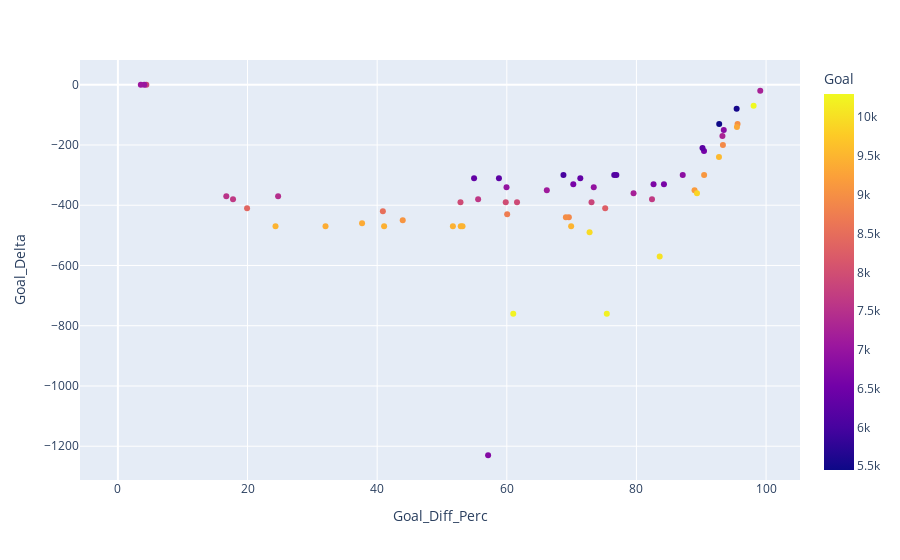

The notebook cell this image was saved under:
### Markdown cell above
Looking at the previous graph Goal_Diff_Perc vs Goal Delta it would seem that the goal delta has a linear relationship with this variable until the Goal_Diff_Perc drops bellow roughly 85% then it stays around 400 with some variation.

What is that variation around 400?

### Code cell
fig = px.scatter(df_neg,x='Goal_Diff_Perc', y='Goal_Delta',color='Goal')
fig.show()

### Figure 1 — Plotly figure (JSON) as saved in the notebook; plotly's stock layout.template omitted (floating-point values rounded to 4 significant figures)
{"data": [{"hoverlabel": {"namelength": 0}, "hovertemplate": "Goal_Diff_Perc=%{x}<br>Goal_Delta=%{y}<br>Goal=%{marker.color}", "legendgroup": "", "marker": {"color": [7930, 7540, 10210, 9450, 9550, 9960, 9470, 9080, 9480, 9360, 8900, 9390, 8920, 8720, 10040, 9470, 9000, 9170, 9110, 9320, 9890, 10300, 10230, 9470, 9430, 8960, 8520, 8380, 7970, 7950, 8260, 7850, 7460, 7820, 7620, 7240, 7220, 6860, 6560, 6340, 6130, 7660, 7280, 7110, 6760, 5530, 5450, 6170, 7030, 6940, 6600, 6270, 6250, 6030, 6960, 6620, 7070, 6820, 6670, 6340, 7640, 7690], "coloraxis": "coloraxis", "symbol": "circle"}, "mode": "markers", "name": "", "showlegend": false, "type": "scatter", "x": [61.58, 16.72, 75.43, 51.68, 92.73, 72.77, 24.32, 43.94, 69.93, 37.67, 69.57, 32.03, 93.34, 60.06, 83.59, 52.89, 95.6, 88.96, 90.44, 95.5, 89.34, 98.08, 61.0, 53.17, 41.07, 69.12, 40.88, 19.93, 59.84, 52.86, 75.18, 73.07, 24.72, 4.386, 55.58, 99.1, 79.56, 87.14, 90.43, 71.34, 76.57, 82.4, 93.27, 66.17, 57.12, 95.46, 92.77, 76.9, 4.068, 73.41, 70.26, 58.79, 90.19, 68.74, 59.96, 84.24, 3.536, 93.48, 82.64, 54.95, 17.76, 0.2861], "xaxis": "x", "y": [-390, -370, -760, -470, -240, -490, -470, -450, -470, -460, -440, -470, -200, -430, -570, -470, -130, -350, -300, -140, -360, -70, -760, -470, -470, -440, -420, -410, -390, -390, -410, -390, -370, 0, -380, -20, -360, -300, -220, -310, -300, -380, -170, -350, -1230, -80, -130, -300, 0, -340, -330, -310, -210, -300, -340, -330, 0, -150, -330, -310, -380, null], "yaxis": "y"}], "layout": {"coloraxis": {"colorbar": {"title": {"text": "Goal"}}, "colorscale": [[0, "#0d0887"], [0.1111, "#46039f"], [0.2222, "#7201a8"], [0.3333, "#9c179e"], [0.4444, "#bd3786"], [0.5556, "#d8576b"], [0.6667, "#ed7953"], [0.7778, "#fb9f3a"], [0.8889, "#fdca26"], [1, "#f0f921"]]}, "legend": {"tracegroupgap": 0}, "margin": {"t": 60}, "xaxis": {"anchor": "y", "domain": [0, 1], "title": {"text": "Goal_Diff_Perc"}}, "yaxis": {"anchor": "x", "domain": [0, 1], "title": {"text": "Goal_Delta"}}}}
